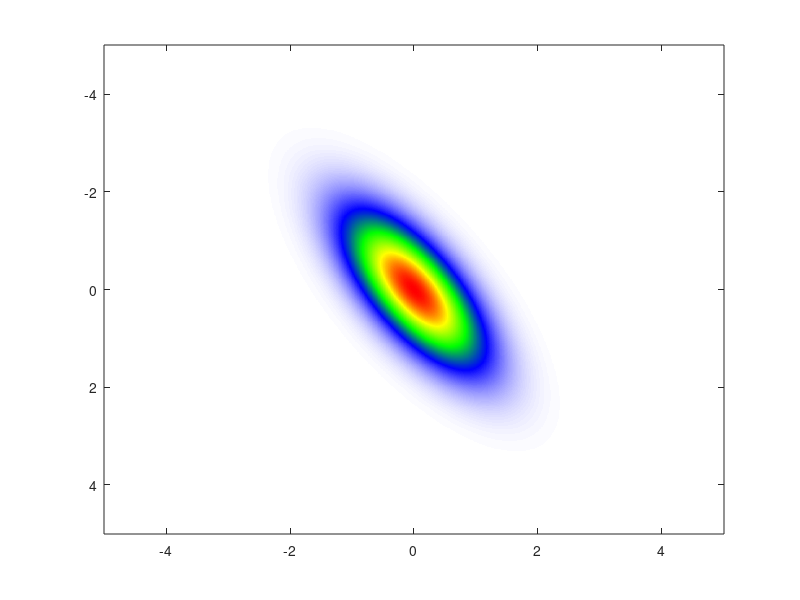
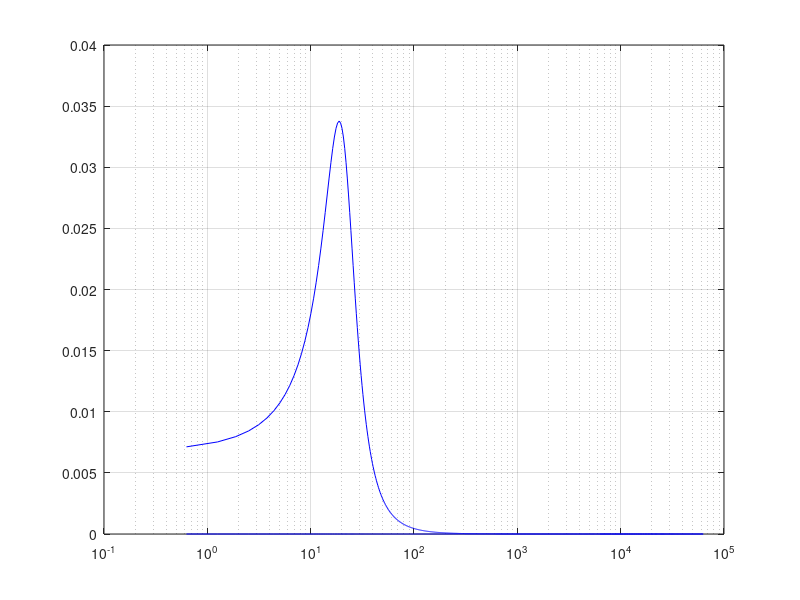
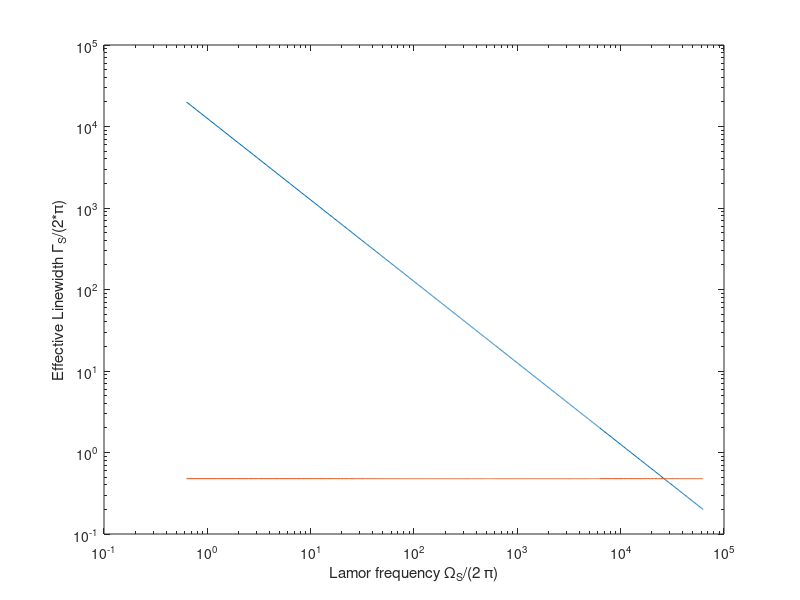

The MATLAB source for these figures, in order:
%% define colormap
D=[1 1 1;0 0 1;0 1 0;1 1 0;1 0 0;];
F=[0 0.25 0.5 0.75 1];
G=linspace(0,1,256);
cmap=interp1(F,D,G);

D=[0 0 1;0 1 1;1 1 1;1 1 0;1 0 0;];
F=[0 0.25 0.5 0.75 1];
G=linspace(0,1,256);
cmap2=interp1(F,D,G);


%% atomic stream suceptibility:
% Equation (5) , article Poltzik & Khalili 2018, p.3

% Range of analysis
Omega = 10:500 ; % in Hz

%% GW parameters:
kappa_I = 2*pi*500 ;    % LIGO half_bandwith
c       = 3e8 ;
omega0  = 2*pi*c/(1064e-9);
m       = 40 ; %
L       = 4000 ;
Ic      = 840e3;
Xi      = -1./Omega ;        % GW suceptibility

Theta_power = 8*omega0*Ic/(m*c*L);

%% article parameters;
a1 = (kappa_I+1i*Omega)./(kappa_I-1i*Omega) ;


%% define squeezed vacuum state:
x = -5:0.01:5 ;
y = -5:0.01:5 ;
[X,Y] = meshgrid(x,y);
[phi,rho] = cart2pol(X,Y);
r = 0 ; %squeeze factor
A = [X(:)';Y(:)'];

%% evaluation of rotation squuzeing matrix:
theta = pi/4 ;
M = [cos(theta) , -sin(theta) ; sin(theta) , cos(theta)]; % pi/2-rotation

% article Sequino 2021 - to photon formalism
Omega = 10 ;        % frequency in Hz
Omega_sql = 100;    % shift frequency in Hz
gamma_itf  = 1;     % FP linewith
K = (Omega_sql./Omega).^2*gamma_itf^2./(Omega.^2+gamma_itf^2);
M = [1 , 0 ; -K, 1];

B = M*A ;

X = reshape(B(1,:),length(y),length(x));
Y = reshape(B(2,:),length(y),length(x));

% Wigner distibution in phase space (p4/5 article Breintenbach)
S = exp(- X.^2/exp(-2*r) - Y.^2/exp(2*r)) ;

figure;
imagesc(x,y,S)
colormap(cmap)

%% representation of the spin system

Omega = [0:0.1:100,101:1000,1100:100:10000]*(2*pi);

% ideal response using LIGO dimensioning
Omega1 = 3*(2*pi);
Gamma1 = 3*(2*pi);
Response1 = (Gamma1/(2*pi))./( Gamma1^2/4 + (Omega-Omega1).^2) ;

figure(2);
l = area(Omega,Response1,'FaceAlpha',0.1, 'EdgeColor','blue','linewidth',0.01);
set(gca,'Xscale','log')
grid on
  
%% 
OmegaS = (2*pi)*[0:0.1:100,101:1000,1100:100:10000];

GammaS = ((2*pi*100)^3/(2*pi*500))./OmegaS ;

figure; loglog( OmegaS, GammaS/(2*pi) );
hold on 
loglog( OmegaS, 0*GammaS/(2*pi) + 3/(2*pi) );
xlabel('Lamor frequency \Omega_S/(2 \pi)')
ylabel('Effective Linewidth \Gamma_S/(2*\pi)')


%%




